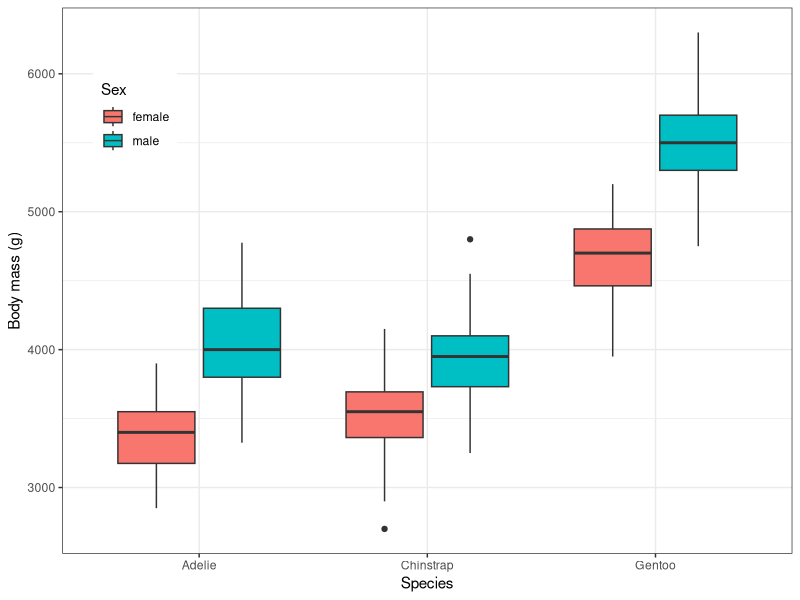
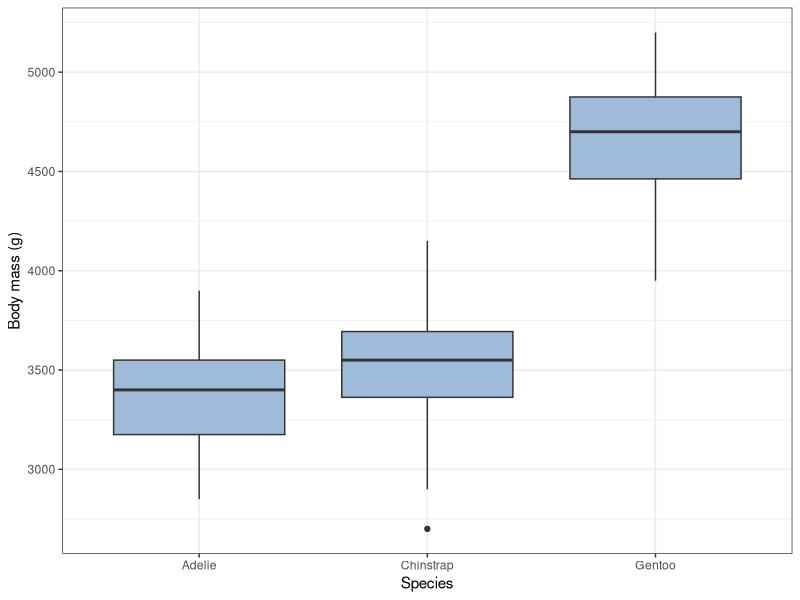
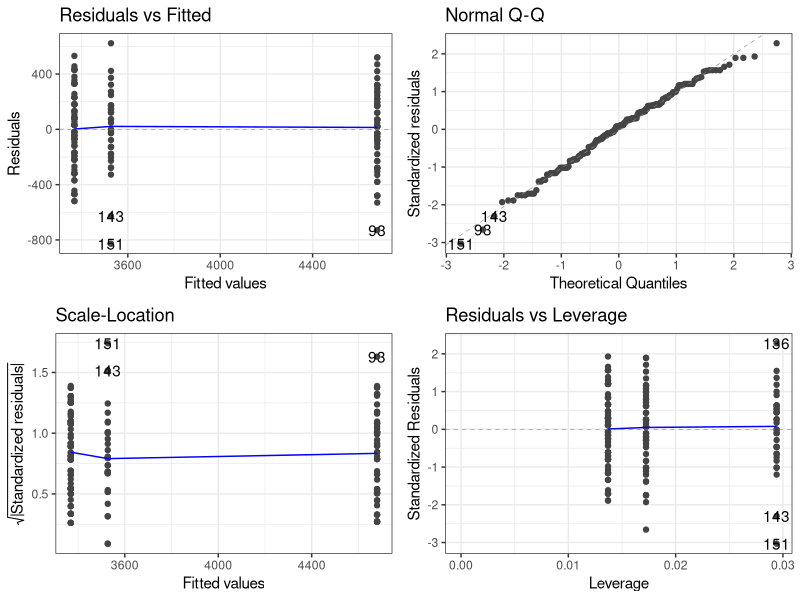

Reproduce these figures in R, in order.
## ---- chunk 1
knitr::opts_chunk$set(message=FALSE,warning=FALSE)
## ---- chunk 2
library(tidyverse) # for data manipulation and plots, and more besides
library(ggfortify) # this is useful for diagnostics
library(palmerpenguins) # for the palmer penguin data

## ---- chunk 3
glimpse(penguins)
## ---- chunk 4
penguins_clean <- penguins |>
  drop_na()
glimpse(penguins_clean)
## ---- chunk 5
penguins_clean |>
  group_by(species, sex) |>
  summarise(n = n(), mean_bm = mean(body_mass_g), se_bm = sd(body_mass_g)/sqrt(n()) ) |>
  ungroup()
## ---- chunk 6
penguins_clean  |>
  ggplot(aes(x=species, y = body_mass_g, fill = sex)) +
  geom_boxplot() +
  labs(x = "Species",
       y = "Body mass (g)",
       fill = "Sex") +
  scale_colour_brewer(palette = "Set1") +
  theme_bw() +
  theme(legend.position= c(0.1,0.8))
## ---- chunk 7
females <- penguins |>
  filter(sex == "female") |>
  drop_na()
## ---- chunk 8
females |>
  group_by(species) |>
  summarise(n = n(), mean.mass_f = mean(body_mass_g), se.mass_f = sd(body_mass_g)/sqrt(n()))

## ---- chunk 9
females  |>
  ggplot(aes(x=species, y = body_mass_g)) +
  geom_boxplot(fill = "#9ebcda") +  # pick your favourise colour from https://colorbrewer2.org/
  labs(x = "Species",
       y = "Body mass (g)") +
  theme_bw()
## ---- chunk 10
females.model <- lm(body_mass_g ~ species, data = females)
## ---- chunk 11
autoplot(females.model) + theme_bw()
## ---- chunk 12
anova(females.model)
## ---- chunk 13
summary(females.model)
## ---- chunk 14
TukeyHSD(aov(body_mass_g ~ species, data = females))
